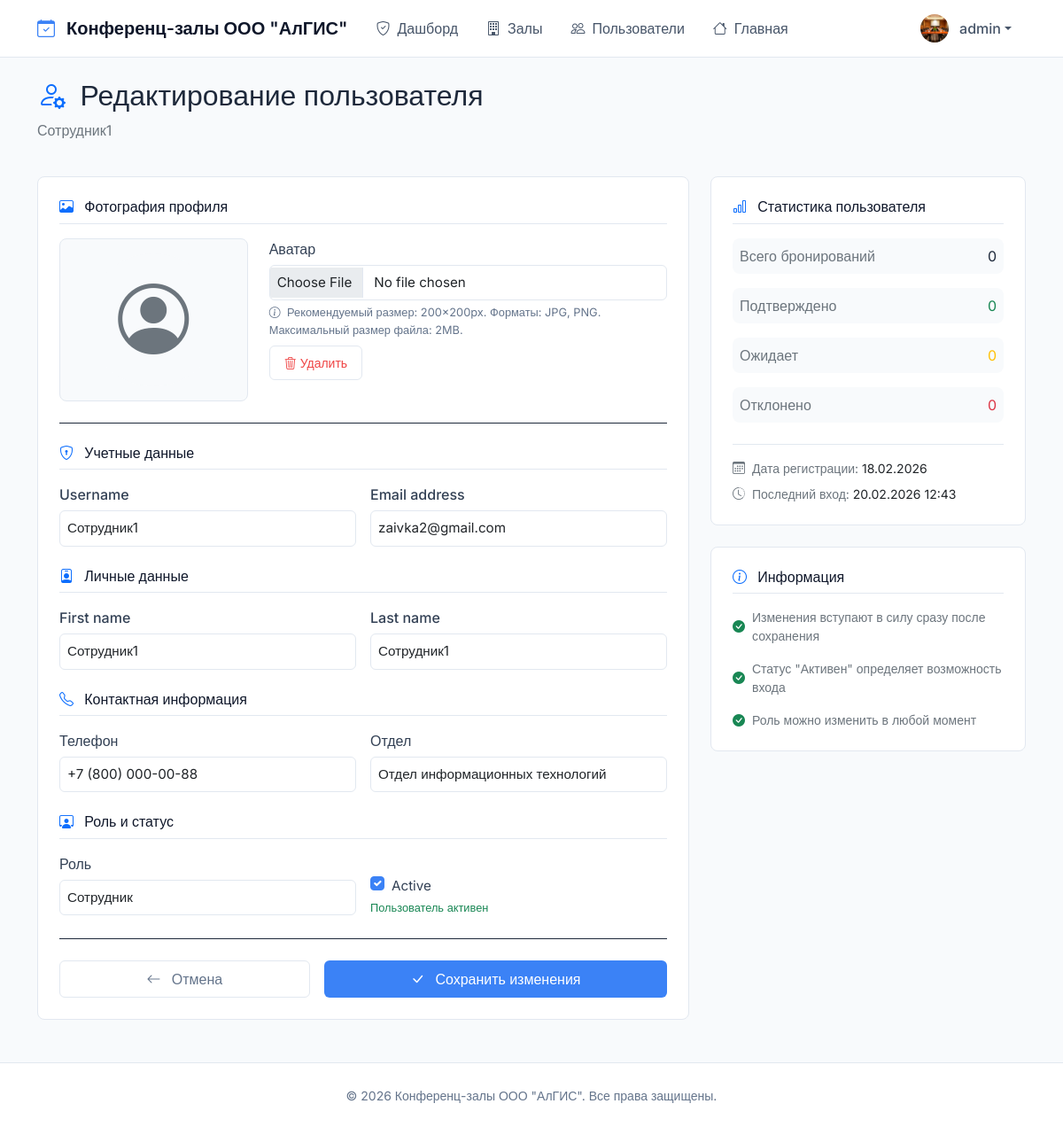
/moderator/users/3/edit/ (signed in), run on an earlier commit of the app's database.
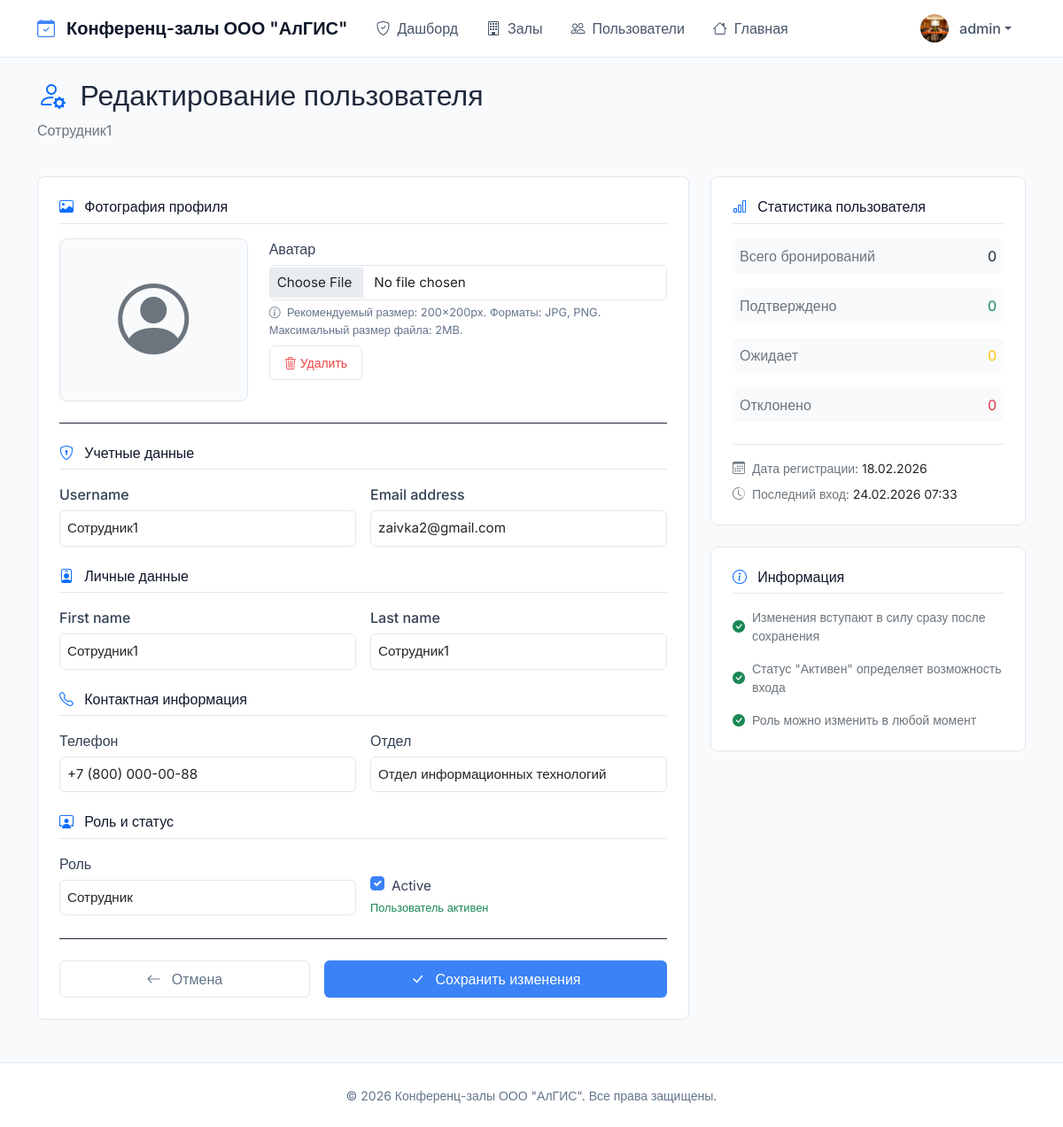
And on a later commit of the database.
### bookings/models.py (models this page shows, shortened)
class User(AbstractUser):
    ROLE_CHOICES = (
        ('moderator', 'Модератор'),
        ('requester', 'Заявитель'),
        ('employee', 'Сотрудник'),
    )
    role = models.CharField(max_length=20, choices=ROLE_CHOICES, default='employee', verbose_name="Роль")
    phone = models.CharField(max_length=20, blank=True, verbose_name="Телефон")
    department = models.CharField(max_length=100, blank=True, verbose_name="Отдел")
    avatar = models.ImageField(upload_to='avatars/', blank=True, null=True, verbose_name="Аватар")
    def get_full_name(self):
        if self.first_name and self.last_name:
            return f"{self.first_name} {self.last_name}"
        return self.username
    class Meta:
        verbose_name = "Пользователь"
        verbose_name_plural = "Пользователи"

### bookings/views.py (the view)
# urls.py: path('moderator/users/<int:user_id>/edit/', views.edit_user, name='edit_user'),
@moderator_required
def edit_user(request, user_id):
    user = get_object_or_404(User, id=user_id)
    if request.method == 'POST':
        form = UserEditForm(request.POST, request.FILES, instance=user)
        if form.is_valid():
            form.save()
            messages.success(request, f"Данные пользователя {user.username} обновлены")
            return redirect('bookings:user_management')
        else:
            for field, errors in form.errors.items():
                for error in errors:
                    messages.error(request, f"{field}: {error}")
    else:
        form = UserEditForm(instance=user)
    user_stats = {
        'total_bookings': Booking.objects.filter(requester=user).count(),
        'approved_bookings': Booking.objects.filter(requester=user, status='approved').count(),
        'pending_bookings': Booking.objects.filter(requester=user, status='pending').count(),
        'rejected_bookings': Booking.objects.filter(requester=user, status='rejected').count(),
    }
    return render(request, 'bookings/user_form.html', {
        'form': form,
        'edit_user': user,
        'stats': user_stats
    })

### bookings/forms.py
class UserEditForm(forms.ModelForm):
    class Meta:
        model = User
        fields = ['username', 'email', 'first_name', 'last_name', 'phone', 'department', 'role', 'is_active', 'avatar']
        widgets = {
            'username': forms.TextInput(attrs={'class': 'form-control'}),
            'email': forms.EmailInput(attrs={'class': 'form-control'}),
            'first_name': forms.TextInput(attrs={'class': 'form-control'}),
            'last_name': forms.TextInput(attrs={'class': 'form-control'}),
            'phone': forms.TextInput(attrs={'class': 'form-control'}),
            'department': forms.TextInput(attrs={'class': 'form-control'}),
            'role': forms.Select(attrs={'class': 'form-control'}),
            'is_active': forms.CheckboxInput(attrs={'class': 'form-check-input'}),
            'avatar': forms.FileInput(attrs={
                'class': 'form-control',
                'accept': 'image/*'
            }),
        }

### bookings/templates/bookings/user_form.html (shortened to what the changed rows need)
{% extends 'bookings/base.html' %}
{% load static %}
{% block content %}
<div class="row mb-4">
    <div class="col-12">
        <h2 class="fw-semibold">
            <i class="bi bi-person-gear text-primary me-2"></i>
            Редактирование пользователя
        </h2>
        <p class="text-secondary">{{ edit_user.username }}</p>
    </div>
</div>
<div class="row g-4">
    <div class="col-lg-8">
        <div class="border rounded-3 bg-white p-4">
            <form method="post" enctype="multipart/form-data">
                <div class="mb-4">
                    <div class="row">
                        <div class="col-md-8">
                            <label for="{{ form.avatar.id_for_label }}" class="form-label fw-medium">
                                {{ form.avatar.label }}
                            </label>
                            {{ form.avatar }}
                            <div class="form-text">
                                <i class="bi bi-info-circle me-1"></i>
                                Рекомендуемый размер: 200×200px. Форматы: JPG, PNG.
                                Максимальный размер файла: 2MB.
                            </div>
                            {% if edit_user.avatar and edit_user.avatar.url %}
                            <div class="mt-2">
                                <button type="button" class="btn btn-sm btn-outline-danger"
                                        onclick="clearAvatar()">
                                </button>
                            </div>
                            {% endif %}
                        </div>
                    </div>
                </div>
                <div class="mb-4">
                    <div class="row g-3">
                        <div class="col-md-6">
                            <label for="{{ form.username.id_for_label }}" class="form-label fw-medium">
                                {{ form.username.label }}
                            </label>
                            {{ form.username }}
                        </div>
                        <div class="col-md-6">
                            <label for="{{ form.email.id_for_label }}" class="form-label fw-medium">
                                {{ form.email.label }}
                            </label>
                            {{ form.email }}
                        </div>
                    </div>
                </div>
                <div class="mb-4">
                    <div class="row g-3">
                        <div class="col-md-6">
                            <label for="{{ form.first_name.id_for_label }}" class="form-label fw-medium">
                                {{ form.first_name.label }}
                            </label>
                            {{ form.first_name }}
                        </div>
                        <div class="col-md-6">
                            <label for="{{ form.last_name.id_for_label }}" class="form-label fw-medium">
                                {{ form.last_name.label }}
                            </label>
                            {{ form.last_name }}
                        </div>
                    </div>
                </div>
                <div class="mb-4">
                    <div class="row g-3">
                        <div class="col-md-6">
                            <label for="{{ form.phone.id_for_label }}" class="form-label fw-medium">
                                {{ form.phone.label }}
                            </label>
                            {{ form.phone }}
                        </div>
                        <div class="col-md-6">
                            <label for="{{ form.department.id_for_label }}" class="form-label fw-medium">
                                {{ form.department.label }}
                            </label>
                            {{ form.department }}
                        </div>
                    </div>
                </div>
                <div class="mb-4">
                    <div class="row g-3">
                        <div class="col-md-6">
                            <label for="{{ form.role.id_for_label }}" class="form-label fw-medium">
                                {{ form.role.label }}
                            </label>
                            {{ form.role }}
                        </div>
                        <div class="col-md-6">
                            <div class="mt-md-4">
                                <div class="form-check">
                                    {{ form.is_active }}
                                    <label class="form-check-label fw-medium" for="{{ form.is_active.id_for_label }}">
                                        {{ form.is_active.label }}
                                    </label>
                                </div>
                            </div>
                        </div>
                    </div>
                </div>
            </form>
        </div>
    </div>
    <div class="col-lg-4">
        <div class="border rounded-3 bg-white p-4">
            <div class="border-top pt-3">
                <div class="small text-secondary mb-2">
                    <i class="bi bi-calendar3 me-1"></i>
                    Дата регистрации:
                    <span class="text-dark fw-medium">{{ edit_user.date_joined|date:"d.m.Y" }}</span>
                </div>
                <div class="small text-secondary">
                    <i class="bi bi-clock-history me-1"></i>
                    Последний вход:
                    <span class="text-dark fw-medium">
                        {{ edit_user.last_login|date:"d.m.Y H:i"|default:"никогда" }}
                    </span>
                </div>
            </div>
        </div>
    </div>
</div>
{% endblock %}

What changed in the data, as far as the page shows it:
changed User "Сотрудник1": last_login "20.02.2026 12:43" → "24.02.2026 07:33"
